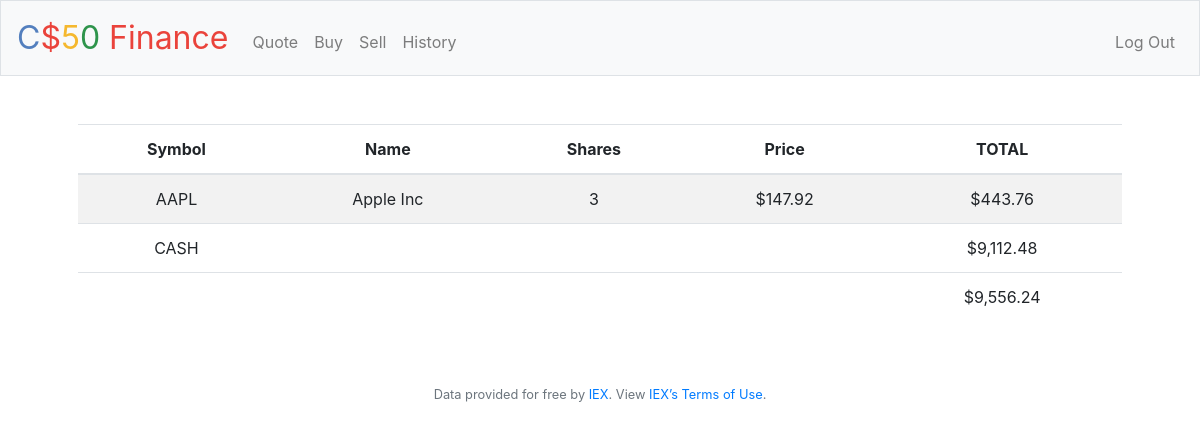
The page / (signed in) on the database its author committed.
### tables this page shows
CREATE TABLE transactions (id INTEGER PRIMARY KEY AUTOINCREMENT, 
user_id INTEGER NOT NULL,
name TEXT NOT NULL,
shares INTEGER NOT NULL,
price NUMERIC NOT NULL, 
type TEXT NOT NULL,
symbol TEXT NOT NULL,
time TIMESTAMP DEFAULT CURRENT_TIMESTAMP,
FOREIGN KEY(user_id) REFERENCES users(id));

CREATE TABLE users (id INTEGER, username TEXT NOT NULL, hash TEXT NOT NULL, cash NUMERIC NOT NULL DEFAULT 10000.00, PRIMARY KEY(id));

### application.py (the view)
@app.route("/")
@login_required
def index():
    stocks = db.execute("SELECT symbol, name, price, SUM(shares) AS sum_total FROM transactions WHERE user_id = ? GROUP BY symbol", session["user_id"])
    funds = db.execute("SELECT cash FROM users WHERE id = ?", session["user_id"])[0]["cash"]
    balance = funds
    for stock in stocks:
        balance += stock["price"] * stock["sum_total"]
    return render_template("index.html", stocks=stocks, funds=funds, balance=balance, usd=usd)

### application.py (called while the page is built)
@app.after_request
def after_request(response):
    response.headers["Cache-Control"] = "no-cache, no-store, must-revalidate"
    response.headers["Expires"] = 0
    response.headers["Pragma"] = "no-cache"
    return response

### helpers.py (called while the page is built)
def login_required(f):
    @wraps(f)
    def decorated_function(*args, **kwargs):
        if session.get("user_id") is None:
            return redirect("/login")
        return f(*args, **kwargs)
    return decorated_function

def usd(value):
    return f"${value:,.2f}"

### templates/index.html (shortened to what this page needs)
{% extends "layout.html" %}
{% block main %}
    <table class="table table-striped">
        <thead>
            <tr>
                <th>Symbol</th>
                <th>Name</th>
                <th>Shares</th>
                <th>Price</th>
                <th>TOTAL</th>
            </tr>
        </thead>
        <tbody>
            {% for stock in stocks %}
            <tr>
                <td>{{ stock["symbol"] }}</td>
                <td>{{ stock["name"] }}</td>
                <td>{{ stock["sum_total"] }}</td>
                <td>{{ usd(stock["price"]) }}</td>
                <td>{{ usd(stock["sum_total"] * stock["price"]) }}</td>
            </tr>
            {% endfor %}
            <tr>
                <td>CASH</td>
                <td colspan="3"></td>
                <td>{{ usd(funds) }}</td>
            </tr>
        </tbody>
        <tfoot>
            <td colspan="4"></td>
            <td>{{ usd(balance) }}</td>
        </tfoot>
    </table>
{% endblock %}

### templates/layout.html (shortened to what this page needs)
<!DOCTYPE html>
<html lang="en">
    <head>
        <link rel="stylesheet" href="https://cdn.jsdelivr.net/npm/bootstrap@4.5.3/dist/css/bootstrap.min.css">
        <link href="/static/styles.css" rel="stylesheet">
    </head>
    <body>
        <nav class="navbar navbar-expand-md navbar-light bg-light border">
            <a class="navbar-brand" href="/"><span class="blue">C</span><span class="red">$</span><span class="yellow">5</span><span class="green">0</span> <span class="red">Finance</span></a>
            <div class="collapse navbar-collapse" id="navbar">
                {% if session.user_id %}
                    <ul class="navbar-nav mr-auto mt-2">
                        <li class="nav-item"><a class="nav-link" href="/quote">Quote</a></li>
                        <li class="nav-item"><a class="nav-link" href="/buy">Buy</a></li>
                        <li class="nav-item"><a class="nav-link" href="/sell">Sell</a></li>
                        <li class="nav-item"><a class="nav-link" href="/history">History</a></li>
                    </ul>
                    <ul class="navbar-nav ml-auto mt-2">
                        <li class="nav-item"><a class="nav-link" href="/logout">Log Out</a></li>
                    </ul>
                {% else %}
                    <ul class="navbar-nav ml-auto mt-2">
                        <li class="nav-item"><a class="nav-link" href="/register">Register</a></li>
                        <li class="nav-item"><a class="nav-link" href="/login">Log In</a></li>
                    </ul>
                {% endif %}
            </div>
        </nav>
        <main class="container p-5">
            {% block main %}{% endblock %}
        </main>
        <footer class="small text-center text-muted">
            Data provided for free by <a href="https://iextrading.com/developer">IEX</a>. View <a href="https://iextrading.com/api-exhibit-a/">IEX’s Terms of Use</a>.
        </footer>
    </body>
</html>

### static/styles.css (style rules this page uses)
nav .navbar-brand { font-size: xx-large; }
nav .navbar-brand .blue { color: #537fbe; }
nav .navbar-brand .red { color: #ea433b; }
nav .navbar-brand .yellow { color: #f5b82e; }
nav .navbar-brand .green { color: #2e944b; }
main { overflow-x: auto; text-align: center; }

### rows shown on the page
transactions: symbol "AAPL", name "Apple Inc", sum_total "3", price "$147.92", sum_total "$443.76"
users: cash "$9,112.48"

### other values the page prints
{{ usd(balance) }} "$9,556.24"
